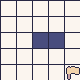

Below is a game level as drawn by its tile map, then a one-line description and the .tmx file that defines it, in full:
An orthogonal 5x5 tile map with 16x16 px tiles, 1 tile layer (Tile Layer 1).

<map version="1.4" tiledversion="1.4.3" orientation="orthogonal" renderorder="right-down" width="5" height="5" tilewidth="16" tileheight="16" infinite="0" nextlayerid="2" nextobjectid="1">
 <tileset firstgid="1" source="tilemap.tsx" />
 <layer id="1" name="Tile Layer 1" width="5" height="5">
  <data encoding="csv">
1,1,1,1,1,
1,1,1,1,1,
1,1,2,2,1,
1,1,1,1,1,
1,1,1,1,4
</data>
 </layer>
</map>
